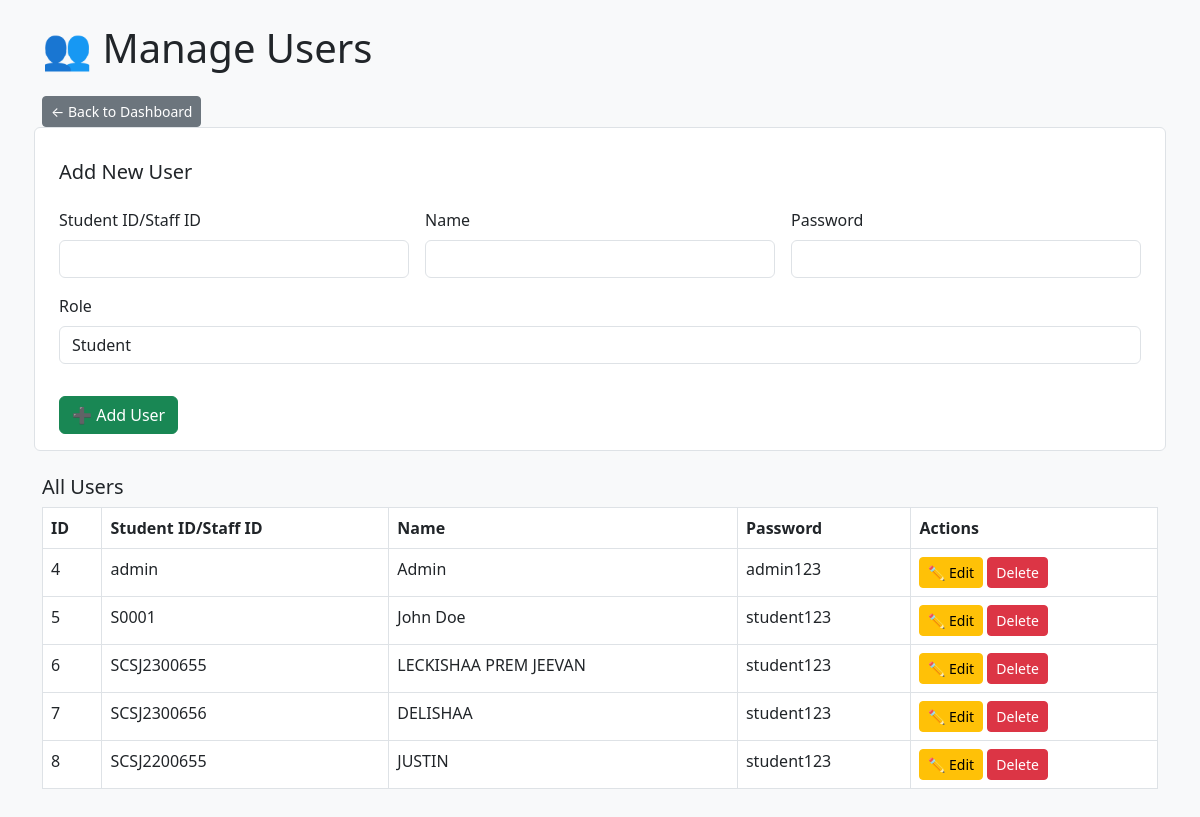
The page /manage_users (signed in) on the database its author committed.
### tables this page shows
CREATE TABLE users (
            id INTEGER PRIMARY KEY AUTOINCREMENT,
            student_id TEXT UNIQUE NOT NULL,
            name TEXT NOT NULL,
            password TEXT NOT NULL
        , role TEXT DEFAULT 'student');

### dashboard/app.py (the view)
@app.route('/manage_users')
def manage_users():
    if not session.get('logged_in') or session.get('role') != 'admin':
        return redirect(url_for('login'))
    conn = sqlite3.connect(DB_PATH)
    cursor = conn.cursor()
    cursor.execute("SELECT * FROM users")
    users = cursor.fetchall()
    conn.close()
    return render_template('manage_users.html', users=users)

### dashboard/templates/manage_users.html (shortened to what this page needs)
<!DOCTYPE html>
<html lang="en">
<head>
    <link href="https://cdn.jsdelivr.net/npm/bootstrap@5.3.0/dist/css/bootstrap.min.css" rel="stylesheet">
</head>
<body class="bg-light p-4">
<div class="container">
    <h1 class="mb-4">👥 Manage Users</h1>
    <div class="mb-3">
        <a href="{{ url_for('dashboard') }}" class="btn btn-secondary btn-sm">← Back to Dashboard</a>
    </div>
<form action="{{ url_for('add_user') }}" method="POST" class="row g-3 border rounded p-3 bg-white mb-4">
    <h5>Add New User</h5>
    <div class="col-md-4">
        <label for="student_id" class="form-label">Student ID/Staff ID</label>
        <input type="text" id="student_id" name="student_id" class="form-control" required>
    </div>
    <div class="col-md-4">
        <label for="name" class="form-label">Name</label>
        <input type="text" id="name" name="name" class="form-control" required>
    </div>
    <div class="col-md-4">
        <label for="password" class="form-label">Password</label>
        <input type="text" id="password" name="password" class="form-control" required>
    </div>
        <div class="mb-3">
        <label for="role" class="form-label">Role</label>
        <select class="form-control" name="role" id="role" required>
            <option value="student">Student</option>
        </select>
    </div>
    <div class="col-12">
        <button type="submit" class="btn btn-success">➕ Add User</button>
    </div>
</form>
    <h5>All Users</h5>
    <table class="table table-bordered bg-white">
        <thead>
            <tr>
                <th>ID</th>
                <th>Student ID/Staff ID</th>
                <th>Name</th>
                <th>Password</th>
                <th>Actions</th>
            </tr>
        </thead>
        <tbody>
            {% for user in users %}
            <tr>
                <td>{{ user[0] }}</td>
                <td>{{ user[1] }}</td>
                <td>{{ user[2] }}</td>
                <td>{{ user[3] }}</td>
                <td>
                    <a href="{{ url_for('edit_user', user_id=user[0]) }}" class="btn btn-warning btn-sm">✏️ Edit</a>
                    <a href="{{ url_for('delete_user', user_id=user[0]) }}" class="btn btn-danger btn-sm" onclick="return confirm('Are you sure you want to delete this user?')"> Delete</a>
                </td>
            </tr>
            {% endfor %}
        </tbody>
    </table>
</div>
</body>
</html>

### rows shown on the page
users: id "4", student "admin", name "Admin", password "admin123"
users: id "5", student "S0001", name "John Doe", password "student123"
users: id "6", student "SCSJ2300655", name "LECKISHAA PREM JEEVAN", password "student123"
users: id "7", student "SCSJ2300656", name "DELISHAA", password "student123"
users: id "8", student "SCSJ2200655", name "JUSTIN", password "student123"
